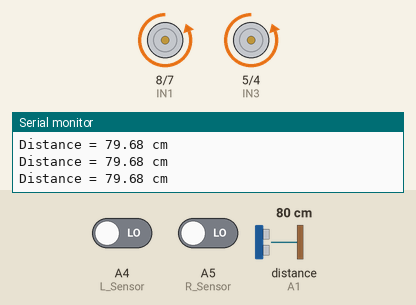
The sketch below on a simulated Arduino Uno, built with avr-gcc and run on an emulated ATmega328P. On the bench: motor-driver pin pairs drawn as motors (green arrow = first pin HIGH = forward, orange = second pin HIGH = backward, longer = more drive, scaled by the enable pin), the last lines printed to the serial monitor. Wiring (inferred from the names in the program): ultrasonic range finder: trigger A0; echo A1. Inputs (shaded band) come from the test bench; at power-on: distance to the obstacle (sensor on A1) 80 cm, A4 (L_Sensor) LOW, A5 (R_Sensor) LOW. The echo pulse lasts 58.3 µs per cm.

Above: at 1.28 s.
1.3 s: distance to the obstacle (sensor on A1) set to 2 cm
At 1.8 s:
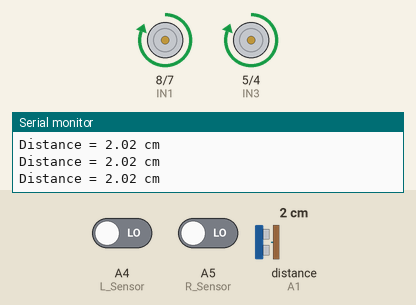
2.8 s: distance to the obstacle (sensor on A1) set to 35 cm
At 3.0 s:
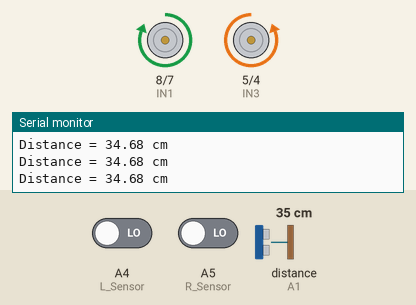
5.8 s: distance to the obstacle (sensor on A1) set to 18 cm
At 7.3 s:
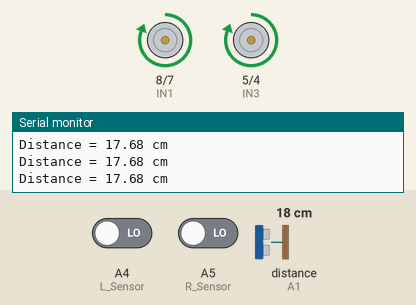
8.8 s: distance to the obstacle (sensor on A1) set to 60 cm
At 9.23 s:
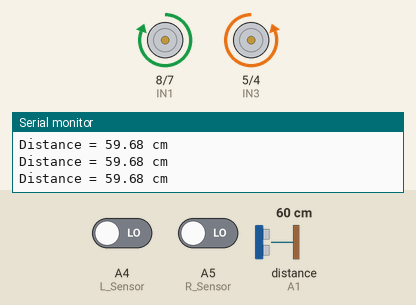
Timing chart, 0 to 12.8 s (numbered marks = the images above; inputs shaded):
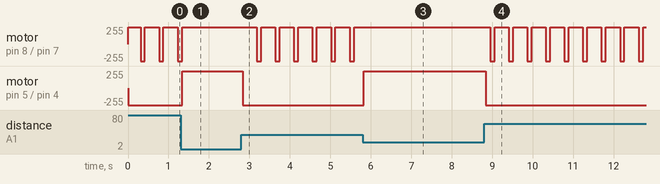

The sketch:

sumo_robot.ino
```cpp
// Variables to control Motor A on H-bridge L298N
#define IN1 8
#define IN2 7
#define ENA 9

// Variables to control Motor B on H-bridge L298N
#define IN3 5
#define IN4 4
#define ENB 3

// Variables for the Ultrasonic Sensor HCSR04
#define trig1 A0
#define echo1 A1

// Variables for the IR Sensors TCRT5000
#define R_Sensor A5
#define L_Sensor A4

// Global Variables
float distance, duration; // Variables for calculating distance
int searchcycle = 0;

void setup() {
  // put your setup code here, to run once:
  pinMode(IN1, OUTPUT);
  pinMode(IN2, OUTPUT);
  pinMode(IN3, OUTPUT);
  pinMode(IN4, OUTPUT);
  pinMode(ENA, OUTPUT);
  pinMode(ENB, OUTPUT);
  Serial.begin(9600); // To monitor the results
  pinMode(trig1, OUTPUT); // Trigger as output
  pinMode(echo1, INPUT); // Echo as input
  pinMode(R_Sensor, INPUT);
  pinMode(L_Sensor, INPUT);
}

void loop() {
  // Calculate distance from HCSR04
  digitalWrite(trig1, LOW); // Write a pulse to the trigger pin
  delayMicroseconds(2); // LOW state for 2 microseconds
  digitalWrite(trig1, HIGH);
  delayMicroseconds(10); // HIGH state for 10 microseconds
  digitalWrite(trig1, LOW); // LOW state again
  duration = pulseIn(echo1, HIGH); // Measure response from Echo pin

  // Determine distance from the duration and use 343m/s as the speed of sound
  distance = (duration / 2) * 0.0343; // Use half duration as it calculates to the 'object' and back to the sensor

  // Show results on the serial monitor
  Serial.print("Distance = ");
  Serial.print(distance);
  Serial.println(" cm");

  if (distance < 30) { // If distance from front sensor is less than 30, go FORWARD
    analogWrite(ENA, 255); // Sets speed for Motor A
    analogWrite(ENB, 255); // Sets speed for Motor B
    // Sets Motor A to go forward
    digitalWrite(IN1, HIGH);
    digitalWrite(IN2, LOW);
    // Sets Motor B to go forward
    digitalWrite(IN3, HIGH);
    digitalWrite(IN4, LOW);

    if ((digitalRead(L_Sensor) == HIGH || digitalRead(R_Sensor) == HIGH) && (distance < 30)) {
      analogWrite(ENA, 255);
      analogWrite(ENB, 255);
      digitalWrite(IN1, LOW);
      digitalWrite(IN2, HIGH);
      digitalWrite(IN3, LOW);
      digitalWrite(IN4, HIGH);
      delay(1000);
    }
  } else if (digitalRead(L_Sensor) == HIGH || digitalRead(R_Sensor) == HIGH) {
    analogWrite(ENA, 255);
    analogWrite(ENB, 255);
    digitalWrite(IN1, LOW);
    digitalWrite(IN2, HIGH);
    digitalWrite(IN3, LOW);
    digitalWrite(IN4, HIGH);
    delay(1000);
  } else {
    // SEARCH
    if (searchcycle < 15) { // Go forward 15 cycles (around 20 cycles in a sec)
      analogWrite(ENA, 255);
      analogWrite(ENB, 255);
      digitalWrite(IN1, HIGH);
      digitalWrite(IN2, LOW);
      digitalWrite(IN3, LOW);
      digitalWrite(IN4, HIGH);
    } else if ((searchcycle <= 20) && (searchcycle > 15)) { // Rotate right 5 cycles
      analogWrite(ENA, 255);
      analogWrite(ENB, 255);
      digitalWrite(IN1, LOW);
      digitalWrite(IN2, HIGH);
      digitalWrite(IN3, LOW);
      digitalWrite(IN4, HIGH);
    }
    if (searchcycle < 20) {
      searchcycle += 1;
    } else if (searchcycle == 20) {
      searchcycle = 0;
    }
  }
}
```

Measured:
- after the input at 1.3 s, motor on pin 8 (IN1) / pin 7 (IN2): goes on until 1.3 s, then stays forward 255/255; motor on pin 5 (IN3) / pin 4 (IN4): backward 255/255 → forward 255/255 at once
- after the input at 2.8 s, motor on pin 8 (IN1) / pin 7 (IN2): alternates forward 255/255 for 0.35 s and backward 255/255 for 0.11 s, starting after 0.38 s; motor on pin 5 (IN3) / pin 4 (IN4): forward 255/255 → backward 255/255 at once
- after the input at 5.8 s, motor on pin 8 (IN1) / pin 7 (IN2): stops changing and stays forward 255/255; motor on pin 5 (IN3) / pin 4 (IN4): backward 255/255 → forward 255/255 at once
- after the input at 8.8 s, motor on pin 8 (IN1) / pin 7 (IN2): alternates forward 255/255 for 0.35 s and backward 255/255 for 0.11 s, starting after 0.15 s; motor on pin 5 (IN3) / pin 4 (IN4): forward 255/255 → backward 255/255 at once
- by itself, motor on pin 8 (IN1) / pin 7 (IN2): alternates forward 255/255 for 0.35 s and backward 255/255 for 0.11 s
